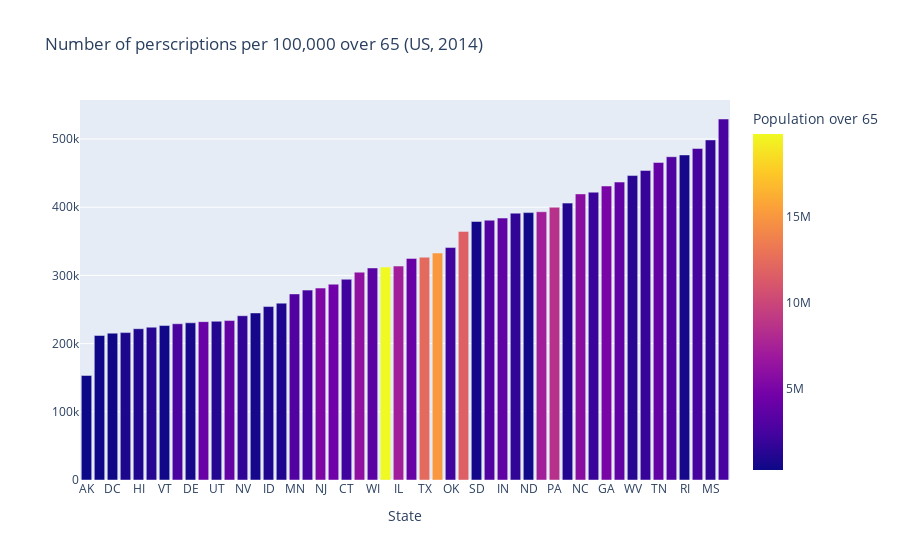

Here is the notebook cell this chart was saved with:
### Markdown cell above
#### Plot: Number of perscriptions per capita (over 65)

### Code cell
df = state_med_pop_data
x = 'State'
y = 'Total perscriptions per 100k'
fig = px.bar(df.sort_values(y), 
                     x=x, y=y, 
                     labels={x: 'State', y: ''}, 
                     title='Number of perscriptions per 100,000 over 65 (US, 2014)',
                     color = 'Population over 65')
fig.show()

### Figure 1 — Plotly figure (JSON) as saved in the notebook; plotly's stock layout.template omitted (floating-point values rounded to 4 significant figures)
{"data": [{"alignmentgroup": "True", "hovertemplate": "State=%{x}<br>=%{y}<br>Population over 65=%{marker.color}<extra></extra>", "legendgroup": "", "marker": {"color": [279576, 327824, 309376, 849028, 918924, 1269060, 422556, 2702640, 615796, 4239816, 1176544, 3942632, 1600164, 678340, 925752, 972768, 3110104, 2511540, 5269872, 4591688, 2252040, 6124864, 3481504, 19803224, 7196932, 4082484, 12319260, 15082188, 2244544, 11694912, 513304, 3043484, 3767316, 1658416, 418536, 7199992, 8538972, 1083268, 5835596, 1958552, 4992452, 3730236, 1317204, 1862060, 3931888, 2967264, 666240, 2537576, 1704688, 2618168], "coloraxis": "coloraxis", "pattern": {"shape": ""}}, "name": "", "offsetgroup": "", "orientation": "v", "showlegend": false, "textposition": "auto", "type": "bar", "x": ["AK", "WY", "DC", "NH", "HI", "NM", "VT", "CO", "DE", "AZ", "UT", "WA", "NV", "MT", "ID", "ME", "MN", "OR", "NJ", "VA", "CT", "MI", "WI", "CA", "IL", "MA", "TX", "FL", "OK", "NY", "SD", "SC", "IN", "KS", "ND", "OH", "PA", "NE", "NC", "IA", "GA", "MO", "WV", "AR", "TN", "AL", "RI", "LA", "MS", "KY"], "xaxis": "x", "y": [153300.0, 211900.0, 215400.0, 216200.0, 221800.0, 224100.0, 226500.0, 229100.0, 230500.0, 232200.0, 232800.0, 233800.0, 240900.0, 245000.0, 254300.0, 259400.0, 272900.0, 278500.0, 281500.0, 287100.0, 294400.0, 304800.0, 311000.0, 312200.0, 313700.0, 324900.0, 326800.0, 332900.0, 340900.0, 364600.0, 379100.0, 381000.0, 384100.0, 391300.0, 392100.0, 393400.0, 400000.0, 406100.0, 419500.0, 422100.0, 431100.0, 436900.0, 446400.0, 453900.0, 465600.0, 474100.0, 476700.0, 486100.0, 498700.0, 529400.0], "yaxis": "y"}], "layout": {"barmode": "relative", "coloraxis": {"colorbar": {"title": {"text": "Population over 65"}}, "colorscale": [[0, "#0d0887"], [0.1111, "#46039f"], [0.2222, "#7201a8"], [0.3333, "#9c179e"], [0.4444, "#bd3786"], [0.5556, "#d8576b"], [0.6667, "#ed7953"], [0.7778, "#fb9f3a"], [0.8889, "#fdca26"], [1, "#f0f921"]]}, "legend": {"tracegroupgap": 0}, "title": {"text": "Number of perscriptions per 100,000 over 65 (US, 2014)"}, "xaxis": {"anchor": "y", "domain": [0, 1], "title": {"text": "State"}}, "yaxis": {"anchor": "x", "domain": [0, 1], "title": {"text": ""}}}}
